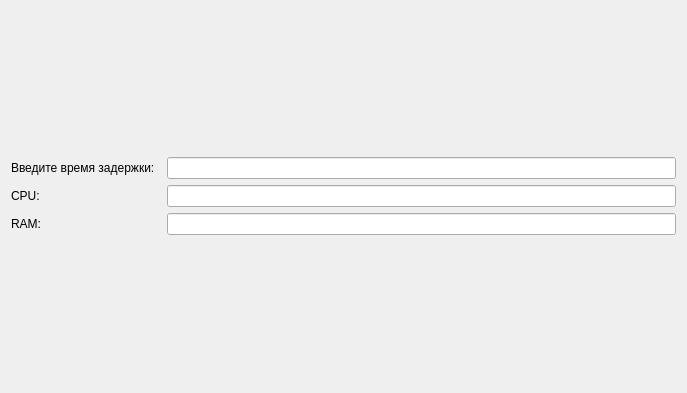
<?xml version="1.0" encoding="UTF-8"?>
<ui version="4.0">
 <class>Form</class>
 <widget class="QWidget" name="Form">
  <property name="geometry">
   <rect>
    <x>0</x>
    <y>0</y>
    <width>687</width>
    <height>393</height>
   </rect>
  </property>
  <property name="windowTitle">
   <string>Form</string>
  </property>
  <layout class="QVBoxLayout" name="verticalLayout_2">
   <item>
    <layout class="QVBoxLayout" name="verticalLayout">
     <item>
      <layout class="QHBoxLayout" name="horizontalLayout">
       <item>
        <widget class="QLabel" name="label">
         <property name="minimumSize">
          <size>
           <width>150</width>
           <height>0</height>
          </size>
         </property>
         <property name="text">
          <string>Введите время задержки:</string>
         </property>
        </widget>
       </item>
       <item>
        <widget class="QLineEdit" name="lineEdit"/>
       </item>
      </layout>
     </item>
     <item>
      <layout class="QHBoxLayout" name="horizontalLayout_2">
       <item>
        <widget class="QLabel" name="label_2">
         <property name="minimumSize">
          <size>
           <width>150</width>
           <height>0</height>
          </size>
         </property>
         <property name="text">
          <string>CPU:</string>
         </property>
        </widget>
       </item>
       <item>
        <widget class="QLineEdit" name="lineEdit_2"/>
       </item>
      </layout>
     </item>
     <item>
      <layout class="QHBoxLayout" name="horizontalLayout_3">
       <item>
        <widget class="QLabel" name="label_3">
         <property name="minimumSize">
          <size>
           <width>150</width>
           <height>0</height>
          </size>
         </property>
         <property name="text">
          <string>RAM:</string>
         </property>
        </widget>
       </item>
       <item>
        <widget class="QLineEdit" name="lineEdit_3"/>
       </item>
      </layout>
     </item>
    </layout>
   </item>
  </layout>
 </widget>
 <resources/>
 <connections/>
</ui>
